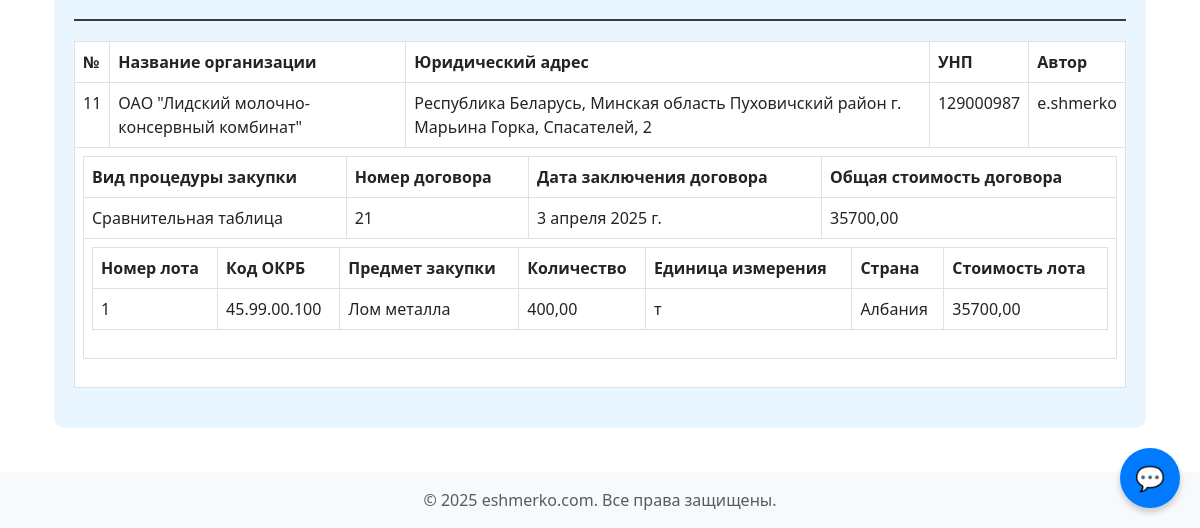
/table/ (signed in, lower part), run on an earlier commit of the app's database.
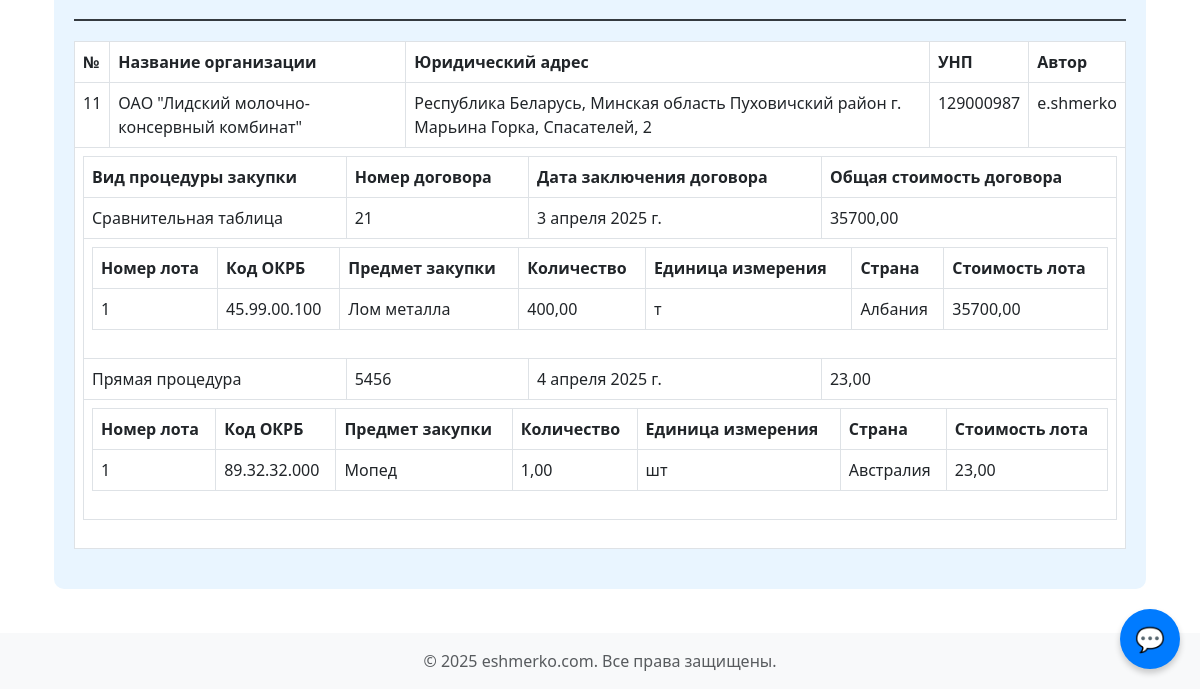
And on a later commit of the database.
### regforma/models.py (models this page shows, shortened)
class Company(models.Model):
    name = models.CharField(max_length=200, verbose_name='Название организации')
    adress = models.CharField(max_length=200, verbose_name='Юридический адрес')
    unp = models.CharField(max_length=200, verbose_name='УНП')
    author = models.ForeignKey(User, on_delete=models.CASCADE, related_name='companies')

class PredmetZakupki(models.Model):
    VID_ZAKUPKI_CHOICES = [
        ('Сравнительная таблица', 'Сравнительная таблица'),
        ('Прямая процедура', 'Прямая процедура'),
        ('Переход на прямую процедуру закупки', 'Переход на прямую процедуру закупки'),
        ('Упрощенная процедура закупки до 15 БВ', 'Упрощенная процедура закупки до 15 БВ'),
        ('Конкурентный лист', 'Конкурентный лист'),
        ('Открытый конкурс', 'Открытый конкурс'),
        ('Закупка из одного источника', 'Закупка из одного источника'),
    ]
    vid_zakupki = models.CharField(
        max_length=200,
        choices=VID_ZAKUPKI_CHOICES,
        verbose_name='Вид процедуры закупки'
    )
    nomer_dogovora = models.CharField(max_length=200, verbose_name='Номер договора')
    data_dogovora = models.DateField(verbose_name='Дата заключения договора')
    price_full = models.DecimalField(max_digits=10, decimal_places=2, verbose_name='Общая стоимость договора')
    data_creator_zakupki = models.DateField(default=timezone.now)
    company = models.ForeignKey(Company, on_delete=models.CASCADE, related_name='zakupki')

class Lots(models.Model):
    number_lot = models.PositiveIntegerField(default=1, verbose_name='Номер лота')
    cod_okrb = models.CharField(max_length=200, verbose_name='Код ОКРБ')
    predmet_zakupki = models.CharField(max_length=200, verbose_name='Предмет закупки (что закупаем)')
    unit = models.DecimalField(max_digits=10, decimal_places=2, verbose_name='Количество')  # Для дробных значений
    ed_izmer = models.CharField(max_length=20, choices=UNITS_CHOICES, verbose_name='Единица измерения')
    country = models.CharField(max_length=100, choices=COUNTRY_CHOICES, verbose_name='Страна')
    price_lot = models.DecimalField(max_digits=10, decimal_places=2, verbose_name='Стоимость лота (БезНДС), руб.')
    zakupki = models.ForeignKey(PredmetZakupki, on_delete=models.CASCADE, related_name='lots')

### regforma/views.py (the view)
# urls.py: path('table/', table, name='table'),
@login_required
def table(request):
    if request.user.is_superuser:
        companies = Company.objects.prefetch_related('zakupki__lots').all()
    else:
        companies = Company.objects.filter(author=request.user).prefetch_related('zakupki__lots')
    return render(request, 'table.html', {'companies': companies})

### regforma/templates/table.html (shortened to what the changed rows need)
{% extends 'base.html' %}
{% block content %}
<div class="container">
    <div class="form-section">
        <br>
        {% if companies %}
            {% for company in companies %}
                {% if not forloop.first %}
                <div class="company-divider"></div>
                {% endif %}
                <table class="table table-bordered table-style">
                    <thead class="thead-dark">
                        <tr>
                            <th>№</th>
                            <th>Название организации</th>
                            <th>Юридический адрес</th>
                            <th>УНП</th>
                            <th>Автор</th>
                        </tr>
                    </thead>
                    <tbody>
                        <tr>
                            <td>{{ forloop.counter }}</td>
                            <td>{{ company.name }}</td>
                            <td>{{ company.adress }}</td>
                            <td>{{ company.unp }}</td>
                            <td>{{ company.author.username }}</td>
                        </tr>
                        <tr>
                            <td colspan="5">
                                <table class="table table-bordered table-style">
                                    <thead class="thead-dark">
                                        <tr>
                                            <th>Вид процедуры закупки</th>
                                            <th>Номер договора</th>
                                            <th>Дата заключения договора</th>
                                            <th>Общая стоимость договора</th>
                                        </tr>
                                    </thead>
                                    <tbody>
                                        {% for zakupka in company.zakupki.all %}
                                        <tr>
                                            <td>{{ zakupka.vid_zakupki }}</td>
                                            <td>{{ zakupka.nomer_dogovora }}</td>
                                            <td>{{ zakupka.data_dogovora }}</td>
                                            <td>{{ zakupka.price_full }}</td>
                                        </tr>
                                        <tr>
                                            <td colspan="4">
                                                <table class="table table-bordered table-style">
                                                    <thead class="thead-dark">
                                                        <tr>
                                                            <th>Номер лота</th>
                                                            <th>Код ОКРБ</th>
                                                            <th>Предмет закупки</th>
                                                            <th>Количество</th>
                                                            <th>Единица измерения</th>
                                                            <th>Страна</th>
                                                            <th>Стоимость лота</th>
                                                        </tr>
                                                    </thead>
                                                    <tbody>
                                                        {% for lot in zakupka.lots.all %}
                                                        <tr>
                                                            <td>{{ lot.number_lot }}</td>
                                                            <td>{{ lot.cod_okrb }}</td>
                                                            <td>{{ lot.predmet_zakupki }}</td>
                                                            <td>{{ lot.unit }}</td>
                                                            <td>{{ lot.ed_izmer }}</td>
                                                            <td>{{ lot.country }}</td>
                                                            <td>{{ lot.price_lot }}</td>
                                                        </tr>
                                                        {% endfor %}
                                                    </tbody>
                                                </table>
                                            </td>
                                        </tr>
                                        {% endfor %}
                                    </tbody>
                                </table>
                            </td>
                        </tr>
                    </tbody>
                </table>
            {% endfor %}
        {% else %}
            <div class="alert alert-info" role="alert">
                У вас пока нет закупок. <a href="{% url 'regforma' %}">Создать закупку</a>
            </div>
        {% endif %}
    </div>
</div>
{% endblock %}

What changed in the data, as far as the page shows it:
added PredmetZakupki: vid_zakupki "Прямая процедура", nomer_dogovora "5456", data_dogovora "4 апреля 2025 г.", price_full "23,00"
added Lots: number_lot "1", cod_okrb "89.32.32.000", predmet_zakupki "Мопед", unit "1,00", ed_izmer "шт", country "Австралия", price_lot "23,00", shown under "Прямая процедура"
